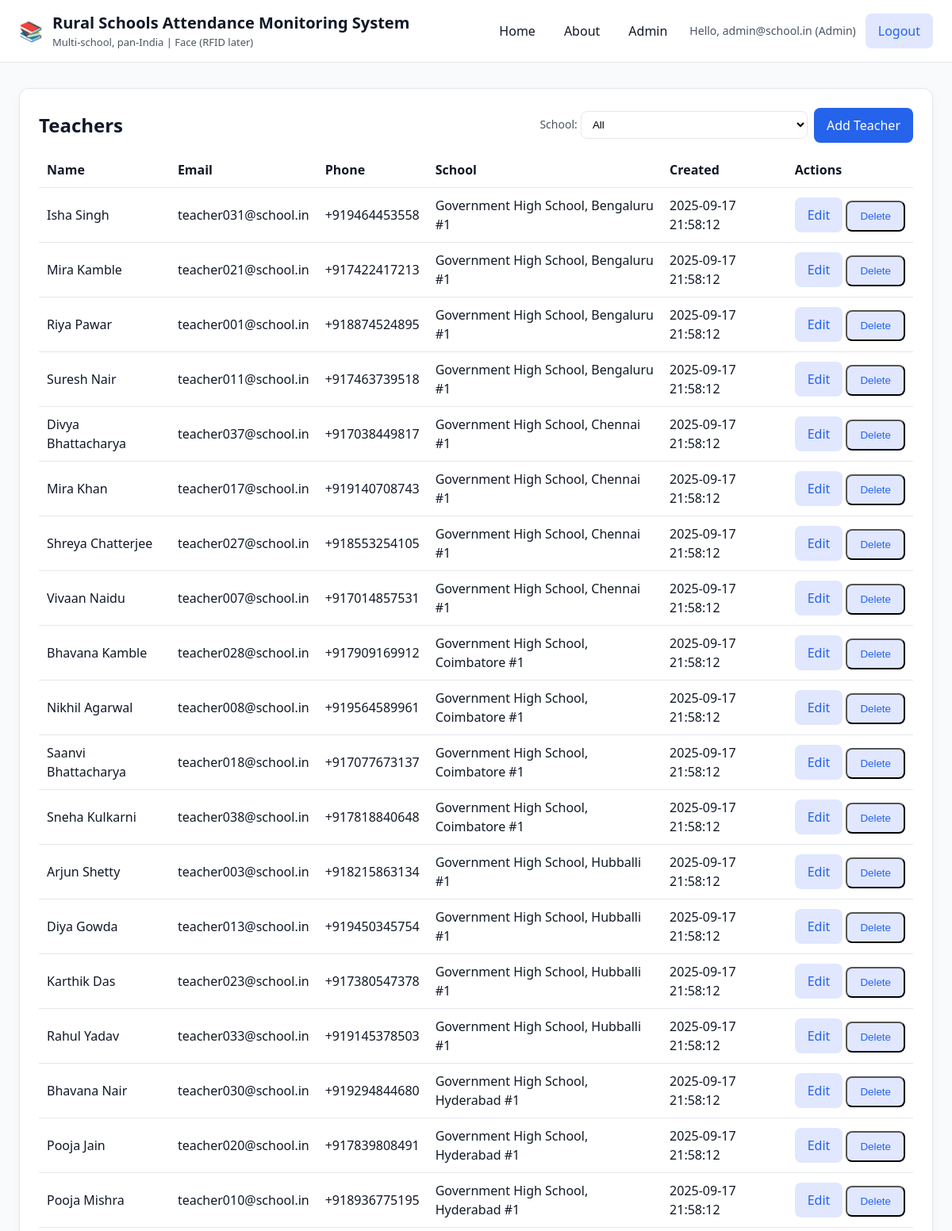
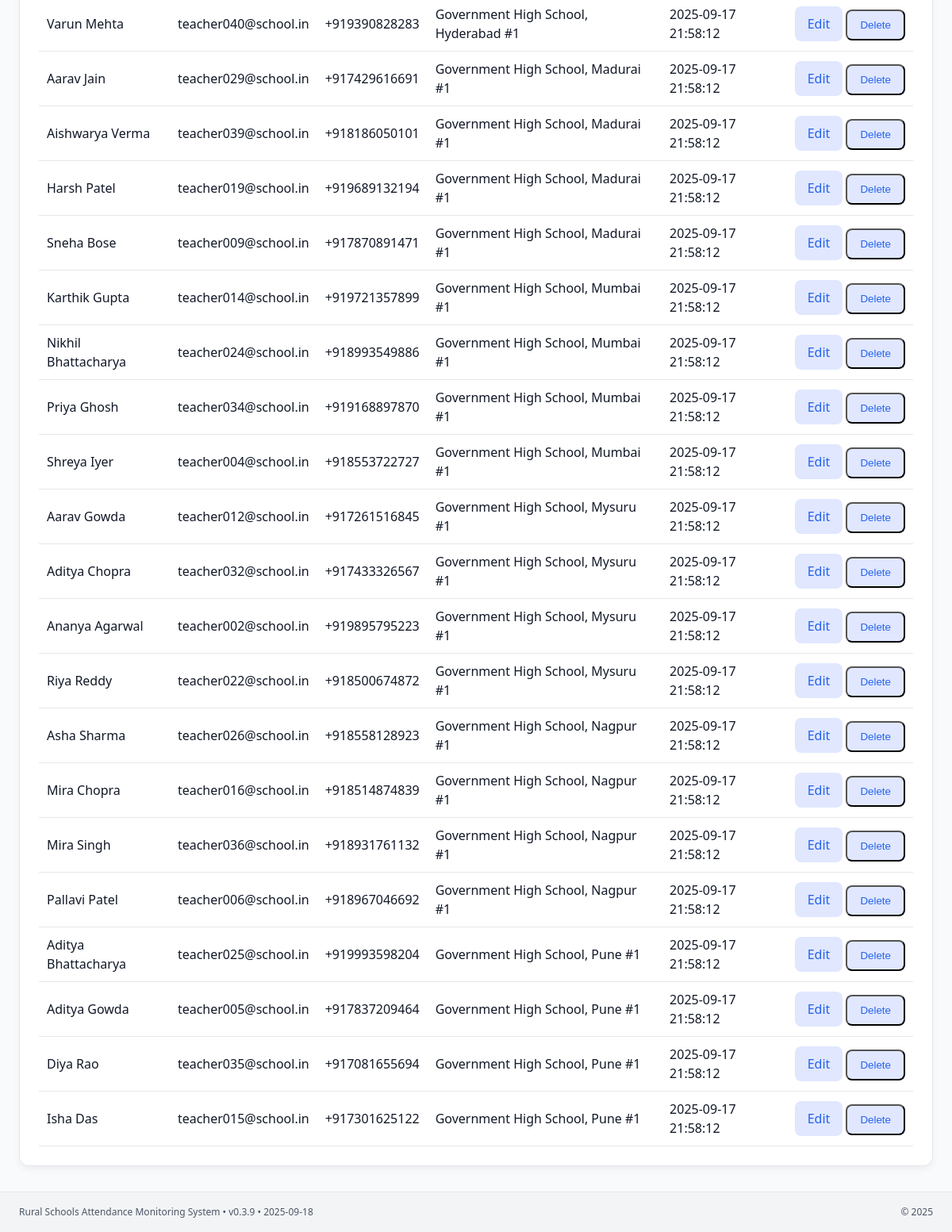
The page /admin/teachers (signed in) on the database its author committed (2 pictures, top to bottom).
### tables this page shows
CREATE TABLE teachers (
  id INTEGER PRIMARY KEY AUTOINCREMENT,
  school_id INTEGER NOT NULL,
  name TEXT NOT NULL,
  email TEXT NOT NULL UNIQUE,
  phone TEXT,
  is_active INTEGER NOT NULL DEFAULT 1,
  created_at DATETIME DEFAULT (datetime('now')),
  FOREIGN KEY (school_id) REFERENCES schools(id)
);

CREATE TABLE schools (
  id INTEGER PRIMARY KEY AUTOINCREMENT,
  name TEXT NOT NULL UNIQUE,
  address TEXT,
  state TEXT,
  district TEXT,
  is_active INTEGER NOT NULL DEFAULT 1,
  created_at DATETIME DEFAULT (datetime('now'))
);

### app.py (the view)
@app.route("/admin/teachers")
@login_required
@role_required("Admin")
def admin_teachers_list():
    school_id = request.args.get("school_id", type=int)
    schools = list_schools()
    rows = list_teachers(school_id)
    return render_template("admin_teachers_list.html", teachers=rows, schools=schools, selected_school_id=school_id)

### app.py (called while the page is built)
def current_user():
    return session.get("user")

def login_required(f):
    @wraps(f)
    def wrapper(*args, **kwargs):
        if not current_user():
            flash("Please sign in to continue.", "info")
            return redirect(url_for("login"))
        return f(*args, **kwargs)
    return wrapper

def role_required(*roles):
    def decorator(f):
        @wraps(f)
        def wrapper(*args, **kwargs):
            user = current_user()
            if not user:
                flash("Please sign in to continue.", "info")
                return redirect(url_for("login"))
            if user["role"] not in roles:
                abort(403)
            return f(*args, **kwargs)
        return wrapper
    return decorator

@app.context_processor
def inject_globals():
    return dict(
        APP_NAME=APP_NAME,
        APP_VERSION=APP_VERSION,
        APP_DATE=APP_DATE,
        current_user=current_user(),
    )

### db.py (called while the page is built)
def get_conn():
    conn = sqlite3.connect(DB_PATH)
    conn.row_factory = sqlite3.Row
    return conn

def list_schools():
    with get_conn() as conn:
        cur = conn.execute("""
            SELECT id, name, address, state, district, is_active, created_at
            FROM schools
            WHERE is_active = 1
            ORDER BY name COLLATE NOCASE
        """)
        return cur.fetchall()

### templates/admin_teachers_list.html (shortened to what this page needs)
{% extends "base.html" %}
{% block content %}
<section class="card">
  <div style="display:flex;justify-content:space-between;align-items:center;gap:12px;flex-wrap:wrap">
    <h2 style="margin:0">Teachers</h2>
    <div style="display:flex;gap:8px;align-items:center">
      <form method="get" action="{{ url_for('admin_teachers_list') }}">
        <label for="school_id" style="font-size:14px;color:var(--muted)">School:</label>
        <select name="school_id" id="school_id"
                onchange="this.form.submit()"
                style="padding:8px 10px;border:1px solid var(--border);border-radius:8px;background:#fff">
          <option value="">All</option>
        </select>
      </form>
      <a class="btn btn-primary" href="{{ url_for('admin_teachers_new') }}">Add Teacher</a>
    </div>
  </div>
  {% if teachers %}
    <div style="overflow:auto;margin-top:12px">
      <table style="width:100%;border-collapse:collapse">
        <thead>
          <tr style="text-align:left;border-bottom:1px solid var(--border)">
            <th style="padding:10px">Name</th>
            <th style="padding:10px">Email</th>
            <th style="padding:10px">Phone</th>
            <th style="padding:10px">School</th>
            <th style="padding:10px">Created</th>
            <th style="padding:10px">Actions</th>
          </tr>
        </thead>
        <tbody>
          {% for t in teachers %}
          <tr style="border-bottom:1px solid var(--border)">
            <td style="padding:10px">{{ t.name }}</td>
            <td style="padding:10px">{{ t.email }}</td>
            <td style="padding:10px">{{ t.phone or '—' }}</td>
            <td style="padding:10px">{{ t.school_name }}</td>
            <td style="padding:10px">{{ t.created_at }}</td>
            <td style="padding:10px;white-space:nowrap">
            <a class="btn btn-ghost"
                href="{{ url_for('admin_teachers_edit', teacher_id=t.id, school_id=selected_school_id) }}">Edit</a>
            <form method="post"
                    action="{{ url_for('admin_teachers_delete', teacher_id=t.id) }}"
                    style="display:inline"
                    onsubmit="return confirm('Delete this teacher?');">
                <button class="btn btn-ghost" type="submit">Delete</button>
            </form>
            </td>
          </tr>
          {% endfor %}
        </tbody>
      </table>
    </div>
  {% else %}
    <p style="margin-top:12px;color:var(--muted)">No teachers found.</p>
  {% endif %}
</section>
{% endblock %}

### templates/base.html (style rules this page uses)
:root { --bg:#f9fafb; --text:#111827; --muted:#4b5563; --brand:#2563eb; --brand-ghost:#e0e7ff; --card:#ffffff; --border:#e5e7eb; --header:#ffffff; --footer:#f3f4f6; }
* { box-sizing:border-box }
html,body { height:100% }
body { margin:0; background:var(--bg); color:var(--text); font-family:system-ui,-apple-system,Segoe UI,Roboto,Inter,Arial,sans-serif; line-height:1.5; }
.btn { display:inline-block; text-decoration:none; padding:10px 16px; border-radius:8px }
.btn-primary { background:var(--brand); color:#fff }
.btn-ghost { background:var(--brand-ghost); color:var(--brand) }
.card { background:var(--card); border:1px solid var(--border); border-radius:12px; padding:24px; box-shadow:0 4px 10px rgba(0,0,0,.05); }

### rows shown on the page
teachers: name "Isha Singh", email "teacher031@school.in", phone "+919464453558", school_name "Government High School, Bengaluru #1", created_at "2025-09-17 21:58:12"
teachers: name "Mira Kamble", email "teacher021@school.in", phone "+917422417213", school_name "Government High School, Bengaluru #1", created_at "2025-09-17 21:58:12"
teachers: name "Riya Pawar", email "teacher001@school.in", phone "+918874524895", school_name "Government High School, Bengaluru #1", created_at "2025-09-17 21:58:12"
teachers: name "Suresh Nair", email "teacher011@school.in", phone "+917463739518", school_name "Government High School, Bengaluru #1", created_at "2025-09-17 21:58:12"
teachers: name "Divya Bhattacharya", email "teacher037@school.in", phone "+917038449817", school_name "Government High School, Chennai #1", created_at "2025-09-17 21:58:12"
teachers: name "Mira Khan", email "teacher017@school.in", phone "+919140708743", school_name "Government High School, Chennai #1", created_at "2025-09-17 21:58:12"
teachers: name "Shreya Chatterjee", email "teacher027@school.in", phone "+918553254105", school_name "Government High School, Chennai #1", created_at "2025-09-17 21:58:12"
teachers: name "Vivaan Naidu", email "teacher007@school.in", phone "+917014857531", school_name "Government High School, Chennai #1", created_at "2025-09-17 21:58:12"
teachers: name "Bhavana Kamble", email "teacher028@school.in", phone "+917909169912", school_name "Government High School, Coimbatore #1", created_at "2025-09-17 21:58:12"
teachers: name "Nikhil Agarwal", email "teacher008@school.in", phone "+919564589961", school_name "Government High School, Coimbatore #1", created_at "2025-09-17 21:58:12"
teachers: name "Saanvi Bhattacharya", email "teacher018@school.in", phone "+917077673137", school_name "Government High School, Coimbatore #1", created_at "2025-09-17 21:58:12"
teachers: name "Sneha Kulkarni", email "teacher038@school.in", phone "+917818840648", school_name "Government High School, Coimbatore #1", created_at "2025-09-17 21:58:12"
teachers: name "Arjun Shetty", email "teacher003@school.in", phone "+918215863134", school_name "Government High School, Hubballi #1", created_at "2025-09-17 21:58:12"
teachers: name "Diya Gowda", email "teacher013@school.in", phone "+919450345754", school_name "Government High School, Hubballi #1", created_at "2025-09-17 21:58:12"
teachers: name "Karthik Das", email "teacher023@school.in", phone "+917380547378", school_name "Government High School, Hubballi #1", created_at "2025-09-17 21:58:12"
teachers: name "Rahul Yadav", email "teacher033@school.in", phone "+919145378503", school_name "Government High School, Hubballi #1", created_at "2025-09-17 21:58:12"
teachers: name "Bhavana Nair", email "teacher030@school.in", phone "+919294844680", school_name "Government High School, Hyderabad #1", created_at "2025-09-17 21:58:12"
teachers: name "Pooja Jain", email "teacher020@school.in", phone "+917839808491", school_name "Government High School, Hyderabad #1", created_at "2025-09-17 21:58:12"
teachers: name "Pooja Mishra", email "teacher010@school.in", phone "+918936775195", school_name "Government High School, Hyderabad #1", created_at "2025-09-17 21:58:12"
teachers: name "Varun Mehta", email "teacher040@school.in", phone "+919390828283", school_name "Government High School, Hyderabad #1", created_at "2025-09-17 21:58:12"
teachers: name "Aarav Jain", email "teacher029@school.in", phone "+917429616691", school_name "Government High School, Madurai #1", created_at "2025-09-17 21:58:12"
teachers: name "Aishwarya Verma", email "teacher039@school.in", phone "+918186050101", school_name "Government High School, Madurai #1", created_at "2025-09-17 21:58:12"
teachers: name "Harsh Patel", email "teacher019@school.in", phone "+919689132194", school_name "Government High School, Madurai #1", created_at "2025-09-17 21:58:12"
teachers: name "Sneha Bose", email "teacher009@school.in", phone "+917870891471", school_name "Government High School, Madurai #1", created_at "2025-09-17 21:58:12"
teachers: name "Karthik Gupta", email "teacher014@school.in", phone "+919721357899", school_name "Government High School, Mumbai #1", created_at "2025-09-17 21:58:12"
teachers: name "Nikhil Bhattacharya", email "teacher024@school.in", phone "+918993549886", school_name "Government High School, Mumbai #1", created_at "2025-09-17 21:58:12"
teachers: name "Priya Ghosh", email "teacher034@school.in", phone "+919168897870", school_name "Government High School, Mumbai #1", created_at "2025-09-17 21:58:12"
teachers: name "Shreya Iyer", email "teacher004@school.in", phone "+918553722727", school_name "Government High School, Mumbai #1", created_at "2025-09-17 21:58:12"
teachers: name "Aarav Gowda", email "teacher012@school.in", phone "+917261516845", school_name "Government High School, Mysuru #1", created_at "2025-09-17 21:58:12"
teachers: name "Aditya Chopra", email "teacher032@school.in", phone "+917433326567", school_name "Government High School, Mysuru #1", created_at "2025-09-17 21:58:12"
teachers: name "Ananya Agarwal", email "teacher002@school.in", phone "+919895795223", school_name "Government High School, Mysuru #1", created_at "2025-09-17 21:58:12"
teachers: name "Riya Reddy", email "teacher022@school.in", phone "+918500674872", school_name "Government High School, Mysuru #1", created_at "2025-09-17 21:58:12"
teachers: name "Asha Sharma", email "teacher026@school.in", phone "+918558128923", school_name "Government High School, Nagpur #1", created_at "2025-09-17 21:58:12"
teachers: name "Mira Chopra", email "teacher016@school.in", phone "+918514874839", school_name "Government High School, Nagpur #1", created_at "2025-09-17 21:58:12"
teachers: name "Mira Singh", email "teacher036@school.in", phone "+918931761132", school_name "Government High School, Nagpur #1", created_at "2025-09-17 21:58:12"
teachers: name "Pallavi Patel", email "teacher006@school.in", phone "+918967046692", school_name "Government High School, Nagpur #1", created_at "2025-09-17 21:58:12"
teachers: name "Aditya Bhattacharya", email "teacher025@school.in", phone "+919993598204", school_name "Government High School, Pune #1", created_at "2025-09-17 21:58:12"
teachers: name "Aditya Gowda", email "teacher005@school.in", phone "+917837209464", school_name "Government High School, Pune #1", created_at "2025-09-17 21:58:12"
teachers: name "Diya Rao", email "teacher035@school.in", phone "+917081655694", school_name "Government High School, Pune #1", created_at "2025-09-17 21:58:12"
teachers: name "Isha Das", email "teacher015@school.in", phone "+917301625122", school_name "Government High School, Pune #1", created_at "2025-09-17 21:58:12"

### other values the page prints
{{ current_user.login_id }} "admin@school.in"
{{ current_user.role }} "Admin"
{{ APP_NAME }} "Rural Schools Attendance Monitoring System"
{{ APP_VERSION }} "v0.3.9"
{{ APP_DATE }} "2025-09-18"
